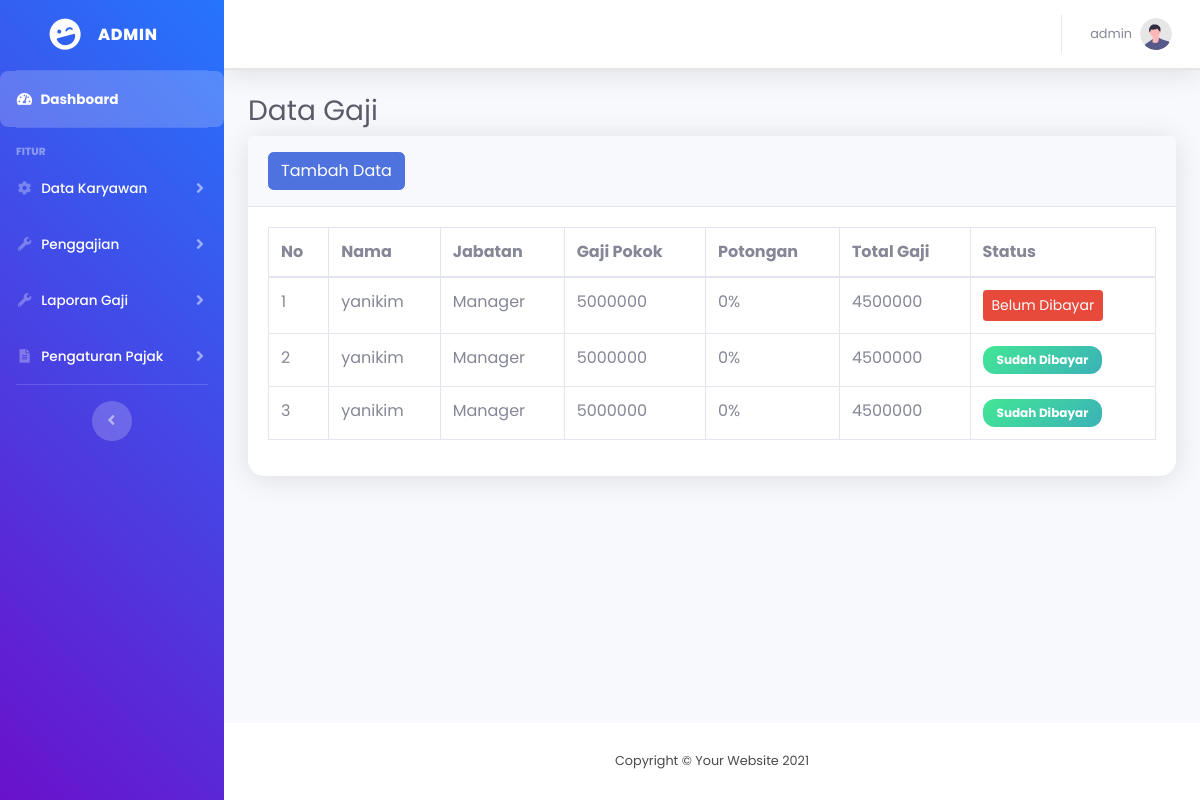
/admin/gaji.php (signed in), run on an earlier commit of the app's database.
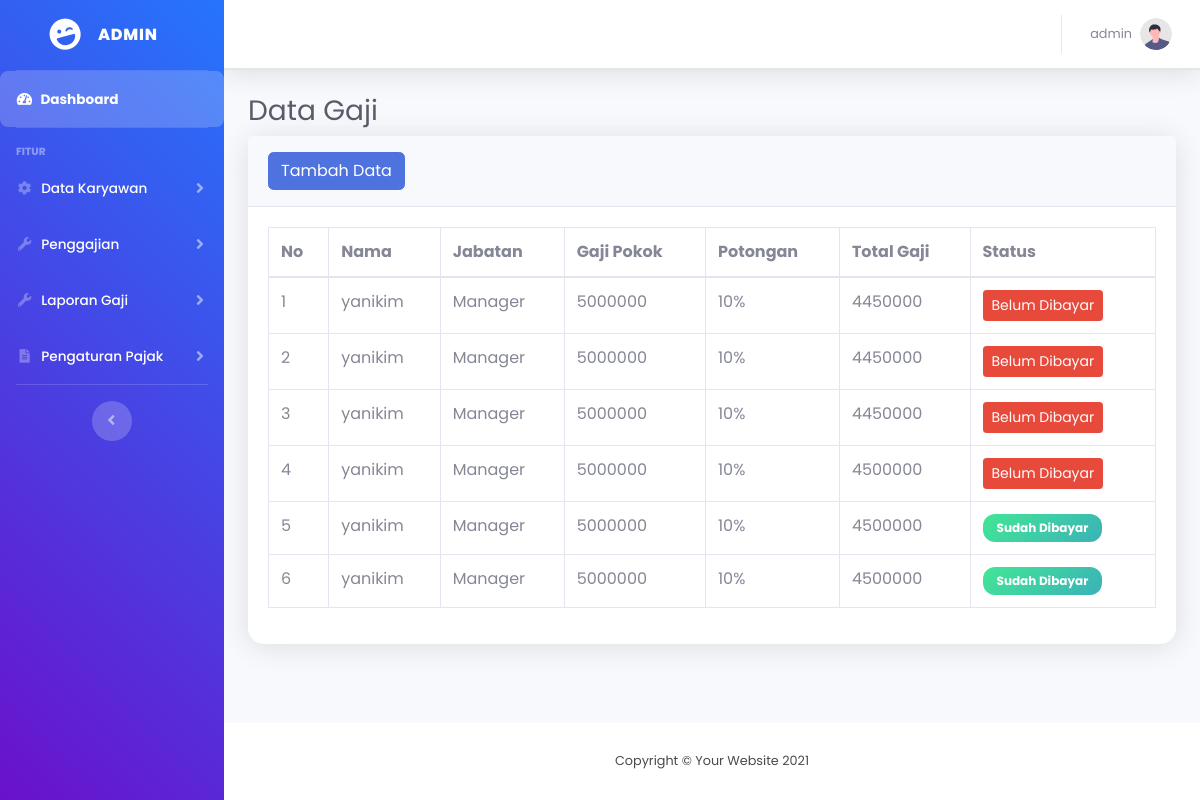
And on a later commit of the database.
### tables this page shows
CREATE TABLE `penggajian` (
  `id` int(11) NOT NULL,
  `id_karyawan` int(11) DEFAULT NULL,
  `jabatan` varchar(255) NOT NULL,
  `bulan_gaji` varchar(255) NOT NULL,
  `gaji_pokok` decimal(10,0) NOT NULL,
  `total_gaji` decimal(10,0) NOT NULL,
  `status` varchar(255) NOT NULL,
  `tanggal_pembayaran` date NOT NULL
);

CREATE TABLE `karyawan` (
  `id` int(11) NOT NULL,
  `nama` varchar(100) NOT NULL,
  `username` varchar(255) NOT NULL,
  `password` varchar(255) NOT NULL,
  `jabatan` varchar(100) NOT NULL,
  `departemen` varchar(100) DEFAULT NULL,
  `gaji_pokok` decimal(15,2) NOT NULL,
  `status` enum('aktif','non-aktif') DEFAULT 'aktif',
  `tanggal_bergabung` date DEFAULT NULL
);

CREATE TABLE `pajak` (
  `id` int(11) NOT NULL,
  `pajak` decimal(10,0) NOT NULL
);

### admin/gaji.php (the view, shortened to what the changed rows need)
<?php
    include '../koneksi.php';
?>
<!DOCTYPE html>
<html lang="en">
<head>
    <link href="../assets/vendor/fontawesome-free/css/all.min.css" rel="stylesheet" type="text/css">
    <link href="../assets/css/sb-admin-2.min.css" rel="stylesheet">
</head>
<body id="page-top">
    <div id="wrapper">
        <div id="content-wrapper" class="d-flex flex-column">
            <div id="content">
                <div class="container-fluid">
                <h1 class="h3 mb-2 text-gray-800">Data Gaji</h1>
                <div class="card shadow mb-4">
                    <div class="card-body">
                        <div class="table-responsive">
                            <table class="table table-bordered" id="dataTable" width="100%" cellspacing="0">
                                <thead>
                                    <tr>
                                        <th>No</th>
                                        <th>Nama</th>
                                        <th>Jabatan</th>
                                        <th>Gaji Pokok</th>
                                        <th>Potongan</th>
                                        <th>Total Gaji</th>
                                        <th>Status</th>
                                    </tr>
                                </thead>
                                <tbody>
                                <?php
                                    $no = 1;
                                    $tampil = mysqli_query($koneksi, "SELECT p.*, k.nama
                                    FROM penggajian p
                                    JOIN karyawan k ON p.id_karyawan = k.id
                                    ORDER BY id DESC
                                    ");
                                    while($data = mysqli_fetch_array($tampil)):
                                ?>
                                    <tr>
                                        <td><?= $no++ ?></td>
                                        <td><?= $data['nama'] ?></td>
                                        <td><?= $data['jabatan'] ?></td>
                                        <td><?= $data['gaji_pokok'] ?></td>
                                        <?php
                                        $query_pajak = mysqli_query($koneksi, "SELECT * FROM pajak LIMIT 1");
                                        $data_pajak = mysqli_fetch_assoc($query_pajak);
                                        $nilai_pajak = isset($data_pajak['pajak']) ? $data_pajak['pajak'] : 0;
                                        ?>
                                        <td><?= $nilai_pajak ?>%</td>
                                        <td><?= $data['total_gaji'] ?></td>
                                        <?php if ($data['status'] == 'Sudah Dibayar'): ?>
                                        <td><span class="badge badge-success"><?= $data['status'] ?></span></td>
                                        <?php else: ?>
                                        <td>
                                            <a class="btn btn-sm btn-danger" href="#" data-toggle="modal" data-target="#bayar<?= $data['id'] ?>"><?= $data['status'] ?></a>
                                        </td>
                                        <?php endif; ?>
                                    </tr>
                                    <?php
                                        endwhile;
                                    ?>
                                </tbody>
                            </table>
                        </div>
                    </div>
                </div>
                </div>
            </div>
        </div>
    </div>
</body>
</html>

What changed in the data, as far as the page shows it:
added penggajian: id_karyawan.nama "yanikim", jabatan "Manager", gaji_pokok "5000000", pajak.pajak "10", total_gaji "4450000", status "Belum Dibayar"
added penggajian: id_karyawan.nama "yanikim", jabatan "Manager", gaji_pokok "5000000", pajak.pajak "10", total_gaji "4450000", status "Belum Dibayar"
added penggajian: id_karyawan.nama "yanikim", jabatan "Manager", gaji_pokok "5000000", pajak.pajak "10", total_gaji "4450000", status "Belum Dibayar"
computed for penggajian (number 4 of 6 on the later page): pajak.pajak "0" → "10"
computed for penggajian (number 5 of 6 on the later page): pajak.pajak "0" → "10"
computed for penggajian (number 6 of 6 on the later page): pajak.pajak "0" → "10"
